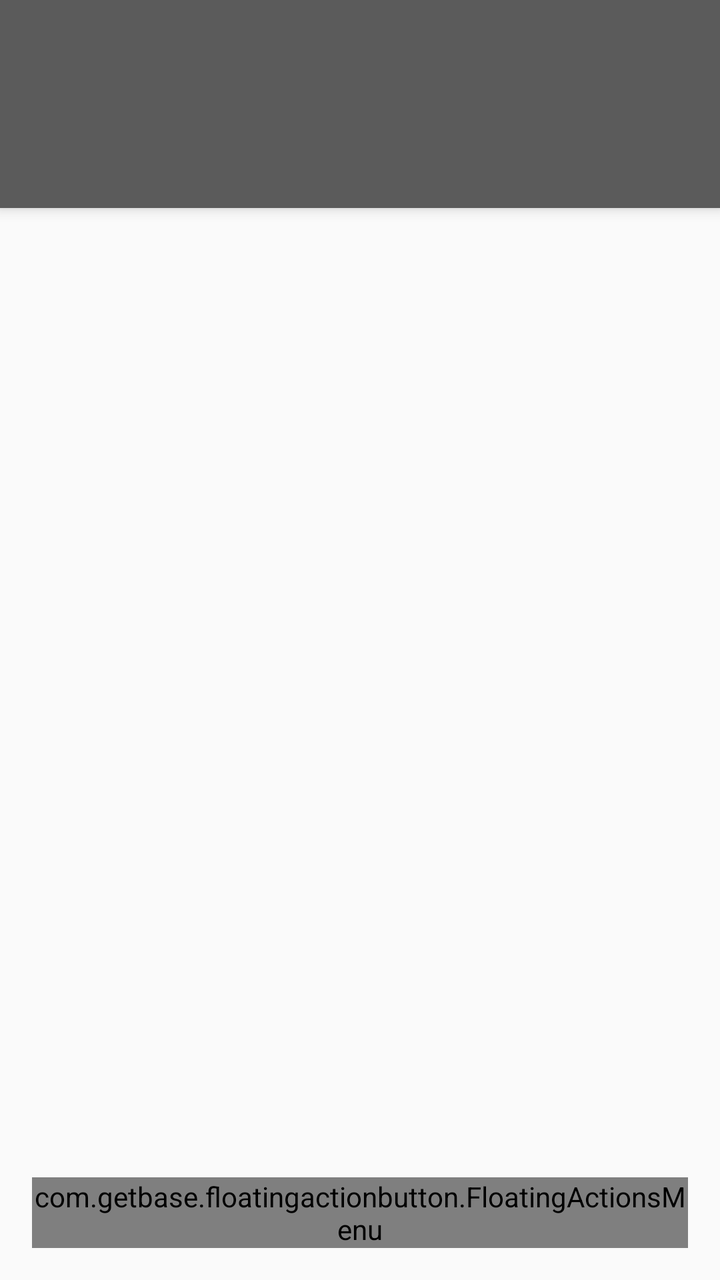
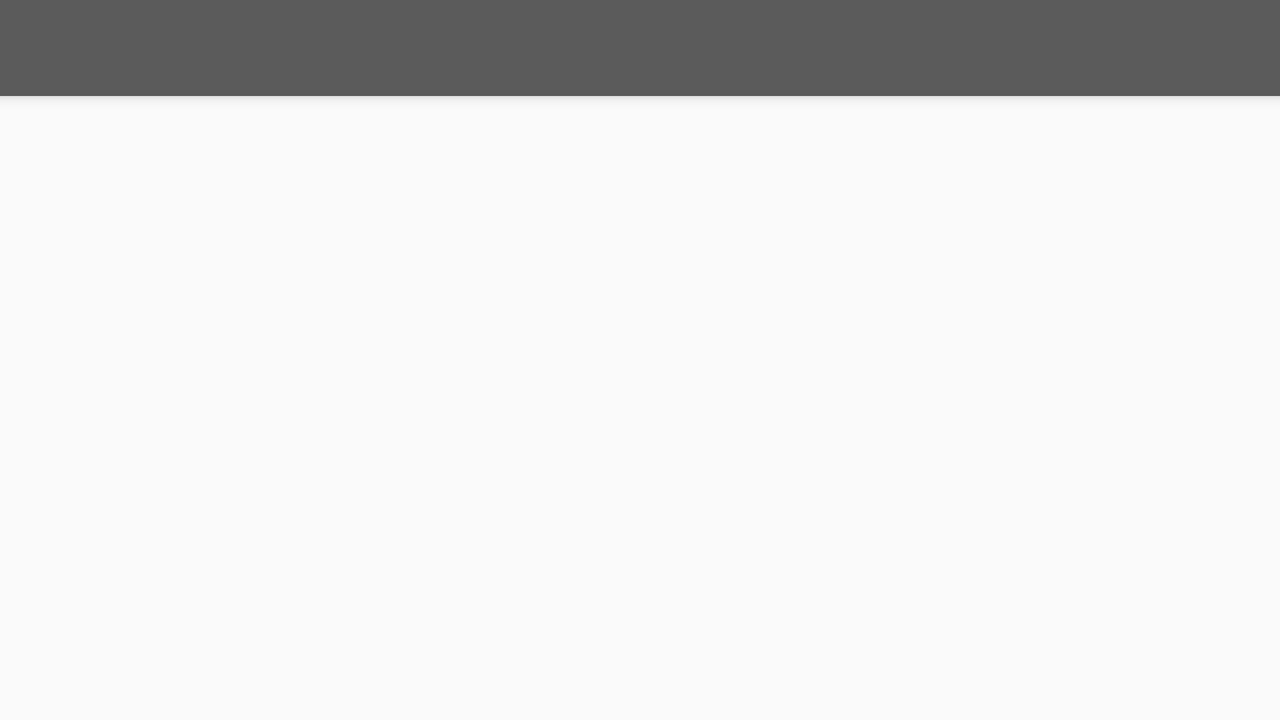

One screen, two layout resources from the same app: the default and the repository's alternative for another configuration. Each is rendered where Android would select it; the XML of both is given below.
<!-- AndroidManifest.xml: activity theme AppTheme.NoActionBar -->
<!-- res/layout/activity_home.xml -->
<?xml version="1.0" encoding="utf-8"?>
<android.support.design.widget.CoordinatorLayout xmlns:android="http://schemas.android.com/apk/res/android"
                                                 xmlns:app="http://schemas.android.com/apk/res-auto"
                                                 xmlns:tools="http://schemas.android.com/tools"
                                                 xmlns:fab="http://schemas.android.com/apk/res-auto"
                                                 android:id="@+id/main_content"
                                                 android:layout_width="match_parent"
                                                 android:layout_height="match_parent"
                                                 android:fitsSystemWindows="true"
                                                 tools:context="com.codedleaf.sylveryte.myemployeeattendanceregister.HomeActivity">

    <android.support.design.widget.AppBarLayout
        android:id="@+id/appbar"
        android:layout_width="match_parent"
        android:layout_height="wrap_content"
        android:paddingTop="@dimen/appbar_padding_top"
        android:theme="@style/AppTheme.AppBarOverlay">

        <android.support.v7.widget.Toolbar
            android:id="@+id/toolbar"
            android:layout_width="match_parent"
            android:layout_height="?attr/actionBarSize"
            android:background="?attr/colorPrimary"
            app:layout_scrollFlags="scroll|enterAlways"
            app:popupTheme="@style/AppTheme.PopupOverlay">

        </android.support.v7.widget.Toolbar>

        <android.support.design.widget.TabLayout
            android:id="@+id/tabs"
            android:layout_width="match_parent"
            android:layout_height="wrap_content"/>

    </android.support.design.widget.AppBarLayout>

    <android.support.v4.view.ViewPager
        android:id="@+id/container"
        android:layout_width="match_parent"
        android:layout_height="match_parent"
        app:layout_behavior="@string/appbar_scrolling_view_behavior"/>
    <com.getbase.floatingactionbutton.FloatingActionsMenu
        android:layout_gravity="bottom|end"
        android:layout_margin="16dp"
        android:id="@+id/floating_add_menu"
        fab:fab_addButtonColorNormal="@color/colorAccent"
        fab:fab_addButtonColorPressed="@color/white_pressed"
        fab:fab_addButtonPlusIconColor="@color/white"
        fab:fab_labelStyle="@style/menu_labels_style"
        android:layout_width="wrap_content"
        android:layout_height="wrap_content">

        <com.getbase.floatingactionbutton.FloatingActionButton
            android:id="@+id/floating_add_designation"
            android:layout_width="wrap_content"
            android:layout_height="wrap_content"
            fab:fab_colorNormal="@color/colorDesignationCard"
            fab:fab_title="Add Designation"
            fab:fab_colorPressed="@color/white_pressed"/>

        <com.getbase.floatingactionbutton.FloatingActionButton
            android:id="@+id/floating_add_employee"
            android:layout_width="wrap_content"
            android:layout_height="wrap_content"
            fab:fab_colorNormal="@color/colorEmployeeCard"
            fab:fab_title="Add Employee"
            fab:fab_colorPressed="@color/white_pressed"/>

        <com.getbase.floatingactionbutton.FloatingActionButton
            android:id="@+id/floating_add_site"
            android:layout_width="wrap_content"
            android:layout_height="wrap_content"
            fab:fab_colorNormal="@color/colorSiteCard"
            fab:fab_title="Add Site"
            fab:fab_colorPressed="@color/white_pressed"/>

    </com.getbase.floatingactionbutton.FloatingActionsMenu>


</android.support.design.widget.CoordinatorLayout>
<!-- resources referenced by this layout -->
<resources>
  <color name="colorAccent">#FF4081</color>
  <color name="colorDesignationCard">#f5a24f</color>
  <color name="colorEmployeeCard">#ce7292</color>
  <color name="colorSiteCard">#7fde9f</color>
  <color name="white">#fafafa</color>
  <color name="white_pressed">#f1f1f1</color>
  <style name="AppTheme.AppBarOverlay" parent="ThemeOverlay.AppCompat.Dark.ActionBar" />
  <style name="AppTheme.PopupOverlay" parent="ThemeOverlay.AppCompat.Light" />
  <style name="menu_labels_style">
          <item name="android:background">@color/colorSiteCardDeactivated</item>
          <item name="android:textColor">@color/white</item>
      </style>
  <style name="AppTheme.NoActionBar">
          <item name="windowActionBar">false</item>
          <item name="windowNoTitle">true</item>
      </style>
  <color name="colorSiteCardDeactivated">#73897a</color>
</resources>
<!-- res/layout-land/activity_home.xml (the repository's variant of the layout above) -->
<!-- drawn on the phone turned sideways -->
<?xml version="1.0" encoding="utf-8"?>
<android.support.design.widget.CoordinatorLayout xmlns:android="http://schemas.android.com/apk/res/android"
                                                 xmlns:app="http://schemas.android.com/apk/res-auto"
                                                 xmlns:tools="http://schemas.android.com/tools"
                                                 xmlns:fab="http://schemas.android.com/apk/res-auto"
                                                 android:id="@+id/main_content"
                                                 android:layout_width="match_parent"
                                                 android:layout_height="match_parent"
                                                 android:fitsSystemWindows="true"
                                                 tools:context="com.codedleaf.sylveryte.myemployeeattendanceregister.HomeActivity">

    <android.support.design.widget.AppBarLayout
        android:id="@+id/appbar"
        android:layout_width="match_parent"
        android:layout_height="wrap_content"
        android:paddingTop="@dimen/appbar_padding_top"
        android:theme="@style/AppTheme.AppBarOverlay">

        <android.support.v7.widget.Toolbar
            android:id="@+id/toolbar"
            android:layout_width="match_parent"
            android:layout_height="?attr/actionBarSize"
            android:background="?attr/colorPrimary"
            app:layout_scrollFlags="scroll|enterAlways"
            app:popupTheme="@style/AppTheme.PopupOverlay">

        </android.support.v7.widget.Toolbar>
    </android.support.design.widget.AppBarLayout>

    <FrameLayout
        xmlns:android="http://schemas.android.com/apk/res/android"
        xmlns:app="http://schemas.android.com/apk/res-auto"
        xmlns:tools="http://schemas.android.com/tools"
        android:layout_width="match_parent"
        android:layout_height="match_parent"
        app:layout_behavior="@string/appbar_scrolling_view_behavior"
        tools:showIn="@layout/activity_fragment"
        android:id="@+id/fragment_container_home">
    </FrameLayout>

    <com.getbase.floatingactionbutton.FloatingActionsMenu
        android:layout_gravity="bottom|end"
        android:layout_marginRight="5dp"
        android:layout_marginBottom="60dp"
        android:visibility="gone"
        android:id="@+id/floating_add_menu"
        fab:fab_addButtonColorNormal="@color/colorAccent"
        app:fab_expandDirection="up"

        fab:fab_addButtonColorPressed="@color/white_pressed"
        fab:fab_addButtonPlusIconColor="@color/white"
        fab:fab_labelStyle="@style/menu_labels_style"
        android:layout_width="wrap_content"
        android:layout_height="wrap_content">

        <com.getbase.floatingactionbutton.FloatingActionButton
            android:id="@+id/floating_add_designation"
            android:layout_width="wrap_content"
            android:layout_height="wrap_content"
            fab:fab_colorNormal="@color/colorDesignationCard"
            fab:fab_title="Add Designation"
            fab:fab_colorPressed="@color/white_pressed"/>

        <com.getbase.floatingactionbutton.FloatingActionButton
            android:id="@+id/floating_add_employee"
            android:layout_width="wrap_content"
            android:layout_height="wrap_content"
            fab:fab_colorNormal="@color/colorEmployeeCard"
            fab:fab_title="Add Employee"
            fab:fab_colorPressed="@color/white_pressed"/>

        <com.getbase.floatingactionbutton.FloatingActionButton
            android:id="@+id/floating_add_site"
            android:layout_width="wrap_content"
            android:layout_height="wrap_content"
            fab:fab_colorNormal="@color/colorSiteCard"
            fab:fab_title="Add Site"
            fab:fab_colorPressed="@color/white_pressed"/>

    </com.getbase.floatingactionbutton.FloatingActionsMenu>


</android.support.design.widget.CoordinatorLayout>
<!-- res/layout/activity_fragment.xml (included above) -->
<?xml version="1.0" encoding="utf-8"?>
<android.support.design.widget.CoordinatorLayout
    xmlns:android="http://schemas.android.com/apk/res/android"
    xmlns:app="http://schemas.android.com/apk/res-auto"
    android:layout_width="match_parent"
    android:layout_height="match_parent"
    android:fitsSystemWindows="true">

    <android.support.design.widget.AppBarLayout
        android:layout_width="match_parent"
        android:layout_height="wrap_content"
        android:id="@+id/home_bar_layout"
        android:theme="@style/AppTheme.AppBarOverlay">

        <android.support.v7.widget.Toolbar
            android:id="@+id/fragmenttoolbar"
            android:layout_width="match_parent"
            android:layout_height="?attr/actionBarSize"
            android:background="@color/colorPrimary"
            app:popupTheme="@style/AppTheme.PopupOverlay"/>

    </android.support.design.widget.AppBarLayout>

    <include layout="@layout/content_fragment"/>


</android.support.design.widget.CoordinatorLayout>
<!-- res/layout/content_fragment.xml (included above) -->
<?xml version="1.0" encoding="utf-8"?>
<FrameLayout
    xmlns:android="http://schemas.android.com/apk/res/android"
    xmlns:app="http://schemas.android.com/apk/res-auto"
    xmlns:tools="http://schemas.android.com/tools"
    android:layout_width="match_parent"
    android:layout_height="match_parent"
    app:layout_behavior="@string/appbar_scrolling_view_behavior"
    tools:showIn="@layout/activity_fragment"
    android:id="@+id/fragment_container">


</FrameLayout>
<!-- resources referenced by the variant -->
<!-- as the phone turned sideways resolves them -->
<resources>
  <color name="colorAccent">#FF4081</color>
  <color name="colorDesignationCard">#f5a24f</color>
  <color name="colorEmployeeCard">#ce7292</color>
  <color name="colorPrimary">#5b5b5b</color>
  <color name="colorSiteCard">#7fde9f</color>
  <color name="white">#fafafa</color>
  <color name="white_pressed">#f1f1f1</color>
  <style name="AppTheme.AppBarOverlay" parent="ThemeOverlay.AppCompat.Dark.ActionBar" />
  <style name="AppTheme.PopupOverlay" parent="ThemeOverlay.AppCompat.Light" />
  <style name="menu_labels_style">
          <item name="android:background">@color/colorSiteCardDeactivated</item>
          <item name="android:textColor">@color/white</item>
      </style>
  <style name="AppTheme.NoActionBar">
          <item name="windowActionBar">false</item>
          <item name="windowNoTitle">true</item>
      </style>
  <color name="colorSiteCardDeactivated">#73897a</color>
</resources>
